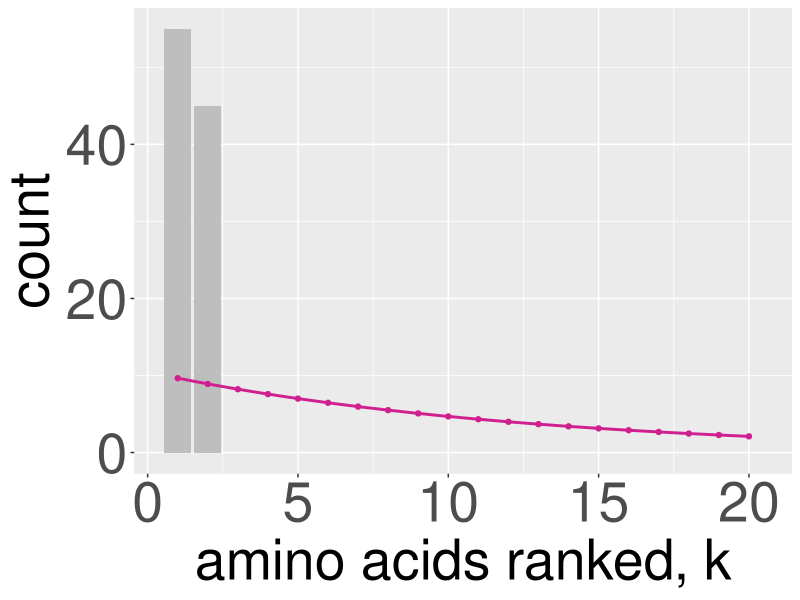

The R source for this figure: (Note: this script raises an error after producing the figure.)
library(tidyverse)
library(stringr)
library(cowplot)
library(broom)

# read in data
alignment <-read_csv("data/simulated/results_2AIU_A_evolved_split.csv", col_types = cols(.default = "c")) 

# tidy data used for null
alignment %>% 
  mutate(sequence = as.numeric(1:nrow(alignment)) ) %>% 
  gather(key = "site", value = "aa", 1:104) -> tidy_align  

tidy_align$site = as.numeric(tidy_align$site) 

tidy_align %>% filter(sequence <= 100) -> tidy_align

#---------- ACTUAL DISTRIBUTION ----------
# determine the number of each AA at each site
tidy_align %>% 
  group_by(site, aa) %>% 
  summarize(count = n()) -> site_aa_count

empty_counts <- data_frame(aa = c('A', 'C', 'D', 'E', 'F', 'G', 'H', 'I', 'K', 'L', 'M', 'N', 'P', 'Q', 'R', 'S', 'T', 'V', 'W', 'Y'), 
                           count = rep(0, 20))

# 1. First write a function that can take a data frame with amino acids at one site, and return a data frame with counts, including zeros.
count_by_site <- function(site_df) {
  site_df %>% 
    group_by(aa) %>% 
    summarize(count = n()) -> counts
  full_join(counts, anti_join(empty_counts, counts, by = 'aa'))
}

# 2. Then call that function for all sites and combine the resulting data frames.
tidy_align %>% nest(-site) %>%
  mutate(counts = map(data, count_by_site)) %>%
  dplyr::select(-data) %>%   # use sessionInfo() to find what packages are loaded, conflicted package to give warnings
  unnest() -> all_count


#----------- ESTIMATED DISTRIBUTION ------------
# USING ONLY OBSERVED AA
# order aa by relative frequency
all_count %>%
  arrange(all_count$site, desc(count)) -> ordered_count

# make the categorical variable (aa) numerical (k) by numbering aa's 1-20 in order of freq
ordered_count %>%
  group_by(site) %>%
  mutate(k = as.numeric(1:20)) -> ordered_count

# remove aa with zero values
ordered_count %>%
  filter(count > 0) -> observed_aa

# count relative to most frequent - rescale to 1 for highly conserved sites
observed_aa %>%
  group_by(site) %>%
  mutate(rel_count = count/max(count)) -> observed_aa

# log-transformed data
observed_aa %>%
  mutate(ln_count = log(rel_count)) -> observed_aa 

# fit to a linear function, using map and BROOM 
# SET INTERCEPT TO 0
observed_aa %>% nest(-site) %>%
  mutate(fit = map(data, ~ lm(ln_count ~ 0 + k, data = .)),
         #intercept = map_dbl(fit, ~ (.)$coefficients[1]),
         slope = map_dbl(fit, ~ (.)$coefficients[1])) %>% 
  select(-data, -fit) -> observed_fits

# data frame with slope from linear fit to log transformed data - slope = gamma, intercept = 0
#head(observed_fits)

# visualize the distribution (at a given site) with linear fits
# NOTE: sites that are highly conserved for a single aa still look exponential in log scale (see sites 3 and 9 as example) 3, 6, 33
ordered_count %>%
  group_by(site) %>%
  mutate(rel_count = count/max(count)) -> ordered_count
ordered_count %>%
  mutate(ln_count = log(rel_count)) -> ordered_count

# library(forcats)
# ordered_count %>%
#   filter(site==77) %>%
#   ggplot() +
#   #geom_bar(aes(x = fct_inorder(aa), y = count), stat = 'identity') +
#   geom_point(aes(x = fct_inorder(aa), y = ln_count)) +
#   geom_abline(intercept = 0, slope = -0.2046281) + # NOTE: look up slope from ordered_fits dataframe
#   xlab("ordered aa") +
#   ylab("ln(count)") +
#   theme(text = element_text(size = 40),
#         axis.text = element_text(size = 40))
# 
# ggsave("step3.jpg")

# estimate the distribution
# only for observed
# observed_aa %>%
#   left_join(observed_fits, by = "site") %>%
#   mutate(est_dist = exp(k*slope)) -> observed_aa

ordered_count %>% 
  left_join(observed_fits, by = "site") %>%
  mutate(est_dist = exp(k*slope)) -> ordered_count

# rescale to compare w raw count
ordered_count %>%
  group_by(site) %>%
  mutate(est_rel = est_dist/sum(est_dist)) %>%
  mutate(est_count = sum(count)*est_rel) -> ordered_count

# visual comparison
ordered_count %>%
  filter(site == 78) %>%
  ggplot(aes(x = k)) +
  geom_bar(aes(y = count), fill = "grey", stat='identity') +
  geom_point(aes(y = est_count, color = "violetred")) +
  geom_line(aes(y = est_count, color = "violetred"), size = 1) +
  scale_color_manual(name = "distribution",
                     values = c("grey" = "grey", "violetred" = "violetred"),
                     labels = c("actual", "estimated"))  +
  labs(x = "amino acids ranked, k", y = "count") +
  theme(legend.position = "none",
        text = element_text(size = 40),
        axis.text = element_text(size = 40))#-> q1
#ggsave("sim_conserved2.jpg")

# ordered_count %>%
#   filter(site == 136) %>% 
#   ggplot(aes(x = k)) +
#   geom_bar(aes(y = count, fill = "actual"), fill = "grey", stat='identity') +
#   geom_point(aes(y = est_count, color = "Estimated")) +
#   geom_line(aes(y = est_count, color = "Estimated")) +
#   scale_color_manual(" ", values = c("actual" = "grey", "Estimated" = "violetred"))  +
#   scale_fill_manual(" ", values = "grey")  +
#   theme(legend.key = element_blank()) +
#   labs(x = "Amino acids ranked by frequency, k", y = "Count") +
#   theme(text = element_text(size = 20),
#         axis.text = element_text(size = 20))


# ordered_count %>%
#   filter(site == 77) %>% 
#   ggplot(aes(x = k)) +
#   geom_point(aes(y = est_count)) +
#   geom_line(aes(y = est_count)) +
#   labs(x = "amino acids ranked, k", y = "count") +
#   theme(text = element_text(size = 40),
#         axis.text = element_text(size = 40))
# ggsave("intro.jpg")


#------- CHI-SQUARED: ACTUAL VS. ESTIMATED DIST -------
# use raw count
ordered_count %>% nest(-site) %>%
  mutate(chisq = map(data, ~ sum(((.$count - .$est_count)^2)/.$est_count)),
         p_value = map_dbl(chisq, ~ pchisq(., 18, lower.tail=FALSE))) %>% 
  select(-data) %>%
  mutate(p.adjusted = p.adjust(p_value, method= "fdr")) -> chisq_results

chisq_results %>%
  mutate(result = "pass") -> chisq_results

chisq_results$result[chisq_results$p_value < 0.05] <- "fail"

chisq_results %>% filter(result == "fail") %>% nrow()/nrow(chisq_results)



# ordered_count %>% 
#   filter(count != 0) %>% 
#   filter(count != 500) %>% 
#   group_by(site) %>%
#   do(tidy(chisq.test(.$count, p = .$est_count/sum(.$est_count)))) %>%
#   ungroup() %>%
#   mutate(p.adjusted = p.adjust(p.value, method= "fdr")) -> observed_chi
# 
# observed_chi %>%
#   mutate(result = "pass") -> observed_chi
# observed_chi$result[observed_chi$p.value < 0.05] <- "fail"
# observed_chi %>% filter(result == "fail") %>% nrow()/nrow(observed_chi)

# test manually for a few sites
# df1 <- filter(ordered_count, site == 1)
# chisq1 <- sum((df1$count - df1$est_count)/df1$est_count)
# pchisq(chisq1, 18, lower.tail = FALSE)

# 
# ordered_count %>%
#   group_by(site) %>%
#   do(tidy(chisq.test(.$count, p = .$est_count/sum(.$est_count)))) %>%
#   ungroup() %>%
#   mutate(p.adjusted = p.adjust(p.value, method= "fdr")) %>% View()



#------- EFFECTIVE NUMBER OF AMINO ACIDS --------
# site_aa_count is actual dist. DOES NOT CONTAIN AA AT ZERO

# site_aa_count %>% 
#   group_by(site) %>%
#   mutate(frequency = (count)/sum(count)) -> site_aa_freq

observed_aa %>%
  group_by(site) %>%
  mutate(frequency = (count)/sum(count)) -> site_aa_freq

site_aa_freq %>% 
  mutate(flnf = frequency*log(frequency)) %>%
  group_by(site) %>% 
  summarize(entropy = -sum(flnf),
            eff_aa = exp(entropy),
            n = length(unique(aa))) -> eff_aa_all

# head(eff_aa_all)
# 
# eff_aa_all %>%
#   ggplot(aes(x=site, y=eff_aa)) + geom_point() +
#   #geom_smooth(se=F) +
#   ylab("effective number of amino acids") +
#   scale_x_continuous(limits = c(0, 154), expand = c(0, 0)) +
#   scale_y_continuous(limits = c(0,13), expand = c(0, 0)) +
#   theme_classic()

#------- RELATIONSHIP BETWEEN GAMMA & EFF AA -------
observed_fits %>%
  left_join(eff_aa_all) %>% 
  select(site, slope, eff_aa)-> gam_v_effaa

gam_v_effaa %>%
  left_join(chisq_results) %>% 
  select(site, slope, eff_aa, result) -> gam_v_effaa

observed_fits %>%
  left_join(eff_aa_all) %>% 
  select(site, slope, eff_aa) %>%
  left_join(observed_chi) %>% 
  select(site, slope, eff_aa, result) -> obs_gam_v_effaa

# theoretical prediction
# neff <- function(lambda) {
#   pi <- exp(-lambda*(0:19))
#   C <- sum(pi)
#   pi <- pi/C
#   exp(-sum(pi*log(pi)))
# }
# 
# df_theory <- data.frame(lambda = (0:100)/10, ne = vapply((0:100)/10, neff, numeric(1)))

neff2 <- function(lambda_inv) {
  lambda <- 1/lambda_inv
  pi <- exp(-lambda*(0:19))
  C <- sum(pi)
  pi <- pi/C
  exp(-sum(pi*log(pi)))
}
#neff2(1/3)

df_theory2 <- data.frame(lambda_inv = (0:-100)/10, ne = vapply((0:-100)/10, neff2, numeric(1)))

ggplot(gam_v_effaa, aes(x = eff_aa, y = 1/slope)) + 
  geom_point(aes(color = result)) +
  #geom_line(data = df_theory, aes(ne, -1/lambda), inherit.aes = FALSE) +
  geom_line(data = df_theory2, aes(ne, lambda_inv), inherit.aes = FALSE, size = 1) +
  #ggtitle("1B4T_A") +
  #ylim(-10,1000) ++
  labs(x = "effective number of amino acids", y = "1/slope", title = "2AIU_A") +
  theme(legend.position = "right",
        text = element_text(size = 20),
        axis.text = element_text(size = 20),
        plot.title = element_text(size = 20))  #-> plot1
#ggsave("sim_dev.jpg")

# ggplot(obs_gam_v_effaa, aes(x = eff_aa, y = 1/slope)) + 
#   geom_point(aes(color = result)) +
#   geom_line(data = df_theory2, aes(ne, lambda_inv), inherit.aes = FALSE, size = 1) +
#   #ggtitle("2AIU_A") +
#   #ylim(-10,1000) +
#   labs(x = "effective number of amino acids", y = "1/slope", title = "1B4T_A") +
#   theme(legend.position = "right",
#         text = element_text(size = 30),
#         axis.text = element_text(size = 30),
#         plot.title = element_text(size = 30))
#ggsave("alt_sim.jpg")

# eff_aa_all %>%
#   left_join(gam_v_effaa, by = "site") -> df_plot
# 
# ggplot(gam_v_effaa, aes(x = eff_aa, y = 1/slope)) + 
#   geom_point(aes(color = result)) +
#   geom_point(data = data.frame(x = 1, y = 0), aes(x = x, y = y)) +
#   geom_line(data = df_plot, aes(x = (exp(-n)/eff_aa.x), y = 1/slope))

